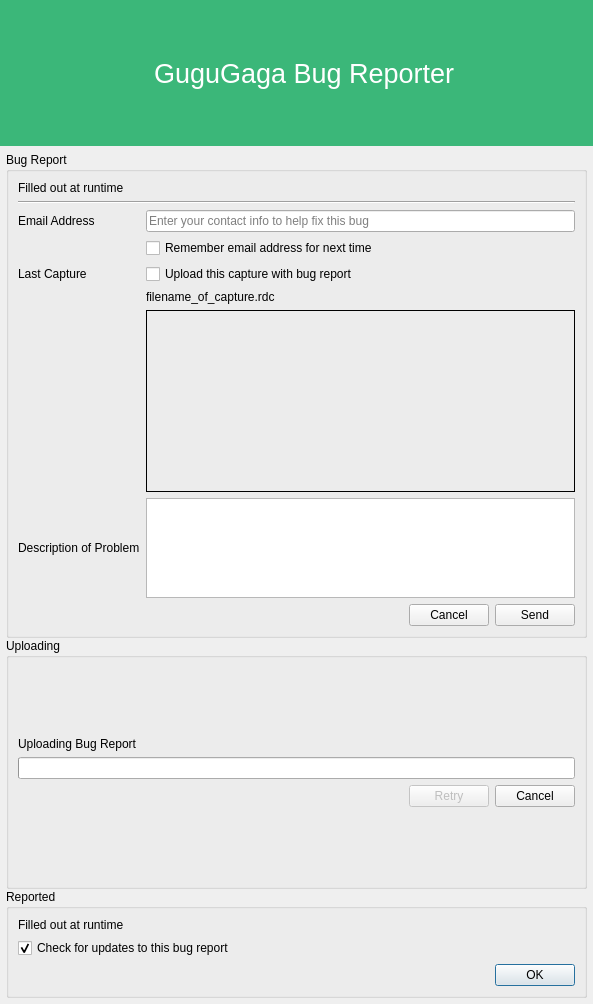
<?xml version="1.0" encoding="UTF-8"?>
<ui version="4.0">
 <class>CrashDialog</class>
 <widget class="QDialog" name="CrashDialog">
  <property name="windowModality">
   <enum>Qt::ApplicationModal</enum>
  </property>
  <property name="geometry">
   <rect>
    <x>0</x>
    <y>0</y>
    <width>593</width>
    <height>1004</height>
   </rect>
  </property>
  <property name="sizePolicy">
   <sizepolicy hsizetype="Fixed" vsizetype="Fixed">
    <horstretch>0</horstretch>
    <verstretch>0</verstretch>
   </sizepolicy>
  </property>
  <property name="windowTitle">
   <string>GuguGaga Bug Reporter</string>
  </property>
  <layout class="QVBoxLayout" name="verticalLayout_4">
   <property name="spacing">
    <number>0</number>
   </property>
   <property name="leftMargin">
    <number>0</number>
   </property>
   <property name="topMargin">
    <number>0</number>
   </property>
   <property name="rightMargin">
    <number>0</number>
   </property>
   <property name="bottomMargin">
    <number>0</number>
   </property>
   <item>
    <widget class="QFrame" name="frame">
     <property name="sizePolicy">
      <sizepolicy hsizetype="Preferred" vsizetype="Minimum">
       <horstretch>0</horstretch>
       <verstretch>0</verstretch>
      </sizepolicy>
     </property>
     <property name="palette">
      <palette>
       <active>
        <colorrole role="WindowText">
         <brush brushstyle="SolidPattern">
          <color alpha="255">
           <red>255</red>
           <green>255</green>
           <blue>255</blue>
          </color>
         </brush>
        </colorrole>
        <colorrole role="Base">
         <brush brushstyle="SolidPattern">
          <color alpha="255">
           <red>255</red>
           <green>255</green>
           <blue>255</blue>
          </color>
         </brush>
        </colorrole>
        <colorrole role="Window">
         <brush brushstyle="SolidPattern">
          <color alpha="255">
           <red>59</red>
           <green>183</green>
           <blue>121</blue>
          </color>
         </brush>
        </colorrole>
       </active>
       <inactive>
        <colorrole role="WindowText">
         <brush brushstyle="SolidPattern">
          <color alpha="255">
           <red>255</red>
           <green>255</green>
           <blue>255</blue>
          </color>
         </brush>
        </colorrole>
        <colorrole role="Base">
         <brush brushstyle="SolidPattern">
          <color alpha="255">
           <red>255</red>
           <green>255</green>
           <blue>255</blue>
          </color>
         </brush>
        </colorrole>
        <colorrole role="Window">
         <brush brushstyle="SolidPattern">
          <color alpha="255">
           <red>59</red>
           <green>183</green>
           <blue>121</blue>
          </color>
         </brush>
        </colorrole>
       </inactive>
       <disabled>
        <colorrole role="WindowText">
         <brush brushstyle="SolidPattern">
          <color alpha="255">
           <red>106</red>
           <green>104</green>
           <blue>100</blue>
          </color>
         </brush>
        </colorrole>
        <colorrole role="Base">
         <brush brushstyle="SolidPattern">
          <color alpha="255">
           <red>59</red>
           <green>183</green>
           <blue>121</blue>
          </color>
         </brush>
        </colorrole>
        <colorrole role="Window">
         <brush brushstyle="SolidPattern">
          <color alpha="255">
           <red>59</red>
           <green>183</green>
           <blue>121</blue>
          </color>
         </brush>
        </colorrole>
       </disabled>
      </palette>
     </property>
     <property name="autoFillBackground">
      <bool>true</bool>
     </property>
     <layout class="QHBoxLayout" name="horizontalLayout">
      <property name="leftMargin">
       <number>20</number>
      </property>
      <property name="rightMargin">
       <number>20</number>
      </property>
      <item>
       <widget class="RDLabel" name="rdocLogo">
        <property name="sizePolicy">
         <sizepolicy hsizetype="Fixed" vsizetype="Fixed">
          <horstretch>0</horstretch>
          <verstretch>0</verstretch>
         </sizepolicy>
        </property>
        <property name="minimumSize">
         <size>
          <width>128</width>
          <height>128</height>
         </size>
        </property>
        <property name="maximumSize">
         <size>
          <width>128</width>
          <height>128</height>
         </size>
        </property>
        <property name="text">
         <string/>
        </property>
        <property name="pixmap">
         <pixmap resource="../../Resources/resources.qrc">:/logo.svg</pixmap>
        </property>
        <property name="scaledContents">
         <bool>true</bool>
        </property>
       </widget>
      </item>
      <item>
       <widget class="QLabel" name="rdocName">
        <property name="sizePolicy">
         <sizepolicy hsizetype="Preferred" vsizetype="Minimum">
          <horstretch>0</horstretch>
          <verstretch>0</verstretch>
         </sizepolicy>
        </property>
        <property name="palette">
         <palette>
          <active/>
          <inactive/>
          <disabled/>
         </palette>
        </property>
        <property name="font">
         <font>
          <pointsize>20</pointsize>
         </font>
        </property>
        <property name="text">
         <string>GuguGaga Bug Reporter</string>
        </property>
       </widget>
      </item>
     </layout>
    </widget>
   </item>
   <item>
    <layout class="QVBoxLayout" name="verticalLayout_3">
     <property name="spacing">
      <number>0</number>
     </property>
     <property name="leftMargin">
      <number>6</number>
     </property>
     <property name="topMargin">
      <number>6</number>
     </property>
     <property name="rightMargin">
      <number>6</number>
     </property>
     <property name="bottomMargin">
      <number>6</number>
     </property>
     <item>
      <widget class="QGroupBox" name="reportGroup">
       <property name="title">
        <string>Bug Report</string>
       </property>
       <layout class="QGridLayout" name="gridLayout">
        <item row="0" column="0" colspan="2">
         <widget class="QLabel" name="reportText">
          <property name="text">
           <string notr="true">Filled out at runtime</string>
          </property>
          <property name="alignment">
           <set>Qt::AlignLeading|Qt::AlignLeft|Qt::AlignTop</set>
          </property>
          <property name="wordWrap">
           <bool>true</bool>
          </property>
          <property name="openExternalLinks">
           <bool>true</bool>
          </property>
         </widget>
        </item>
        <item row="1" column="0" colspan="2">
         <widget class="Line" name="line">
          <property name="orientation">
           <enum>Qt::Horizontal</enum>
          </property>
         </widget>
        </item>
        <item row="3" column="0">
         <widget class="QLabel" name="addressLabel">
          <property name="text">
           <string>Email Address</string>
          </property>
         </widget>
        </item>
        <item row="3" column="1">
         <widget class="QLineEdit" name="email">
          <property name="placeholderText">
           <string>Enter your contact info to help fix this bug</string>
          </property>
         </widget>
        </item>
        <item row="4" column="1">
         <widget class="QCheckBox" name="rememberEmail">
          <property name="text">
           <string>Remember email address for next time</string>
          </property>
         </widget>
        </item>
        <item row="5" column="0">
         <widget class="QLabel" name="captureLabel">
          <property name="text">
           <string>Last Capture</string>
          </property>
         </widget>
        </item>
        <item row="5" column="1">
         <widget class="QCheckBox" name="captureUpload">
          <property name="text">
           <string>Upload this capture with bug report</string>
          </property>
         </widget>
        </item>
        <item row="6" column="1">
         <widget class="QLabel" name="captureFilename">
          <property name="text">
           <string>filename_of_capture.rdc</string>
          </property>
         </widget>
        </item>
        <item row="7" column="1">
         <widget class="QFrame" name="capturePreviewFrame">
          <property name="frameShape">
           <enum>QFrame::Box</enum>
          </property>
          <layout class="QHBoxLayout" name="horizontalLayout_3">
           <property name="spacing">
            <number>0</number>
           </property>
           <property name="leftMargin">
            <number>0</number>
           </property>
           <property name="topMargin">
            <number>0</number>
           </property>
           <property name="rightMargin">
            <number>0</number>
           </property>
           <property name="bottomMargin">
            <number>0</number>
           </property>
           <item>
            <widget class="RDLabel" name="capturePreview">
             <property name="sizePolicy">
              <sizepolicy hsizetype="Fixed" vsizetype="Fixed">
               <horstretch>0</horstretch>
               <verstretch>0</verstretch>
              </sizepolicy>
             </property>
             <property name="minimumSize">
              <size>
               <width>320</width>
               <height>180</height>
              </size>
             </property>
             <property name="maximumSize">
              <size>
               <width>320</width>
               <height>180</height>
              </size>
             </property>
             <property name="scaledContents">
              <bool>true</bool>
             </property>
            </widget>
           </item>
          </layout>
         </widget>
        </item>
        <item row="8" column="0">
         <widget class="QLabel" name="descriptionLabel">
          <property name="text">
           <string>Description of Problem</string>
          </property>
          <property name="wordWrap">
           <bool>true</bool>
          </property>
         </widget>
        </item>
        <item row="8" column="1">
         <widget class="QTextEdit" name="description">
          <property name="sizePolicy">
           <sizepolicy hsizetype="Expanding" vsizetype="Fixed">
            <horstretch>0</horstretch>
            <verstretch>0</verstretch>
           </sizepolicy>
          </property>
          <property name="minimumSize">
           <size>
            <width>0</width>
            <height>100</height>
           </size>
          </property>
          <property name="maximumSize">
           <size>
            <width>16777215</width>
            <height>100</height>
           </size>
          </property>
         </widget>
        </item>
        <item row="9" column="1">
         <widget class="QFrame" name="frame_2">
          <layout class="QHBoxLayout" name="horizontalLayout_2">
           <property name="leftMargin">
            <number>0</number>
           </property>
           <property name="topMargin">
            <number>0</number>
           </property>
           <property name="rightMargin">
            <number>0</number>
           </property>
           <property name="bottomMargin">
            <number>0</number>
           </property>
           <item>
            <spacer name="horizontalSpacer_2">
             <property name="orientation">
              <enum>Qt::Horizontal</enum>
             </property>
             <property name="sizeHint" stdset="0">
              <size>
               <width>40</width>
               <height>20</height>
              </size>
             </property>
            </spacer>
           </item>
           <item>
            <widget class="QPushButton" name="cancel">
             <property name="text">
              <string>Cancel</string>
             </property>
            </widget>
           </item>
           <item>
            <widget class="QPushButton" name="send">
             <property name="text">
              <string>Send</string>
             </property>
            </widget>
           </item>
          </layout>
         </widget>
        </item>
       </layout>
      </widget>
     </item>
     <item>
      <widget class="QGroupBox" name="uploadingGroup">
       <property name="title">
        <string>Uploading</string>
       </property>
       <layout class="QVBoxLayout" name="verticalLayout">
        <item>
         <spacer name="verticalSpacer">
          <property name="orientation">
           <enum>Qt::Vertical</enum>
          </property>
          <property name="sizeHint" stdset="0">
           <size>
            <width>20</width>
            <height>40</height>
           </size>
          </property>
         </spacer>
        </item>
        <item>
         <widget class="QLabel" name="progressText">
          <property name="text">
           <string>Uploading Bug Report</string>
          </property>
          <property name="wordWrap">
           <bool>true</bool>
          </property>
         </widget>
        </item>
        <item>
         <widget class="QProgressBar" name="progressBar"/>
        </item>
        <item>
         <layout class="QHBoxLayout" name="uploadButtonLayout">
          <item>
           <spacer name="horizontalSpacer">
            <property name="orientation">
             <enum>Qt::Horizontal</enum>
            </property>
            <property name="sizeHint" stdset="0">
             <size>
              <width>40</width>
              <height>20</height>
             </size>
            </property>
           </spacer>
          </item>
          <item>
           <widget class="QPushButton" name="uploadRetry">
            <property name="enabled">
             <bool>false</bool>
            </property>
            <property name="text">
             <string>Retry</string>
            </property>
           </widget>
          </item>
          <item>
           <widget class="QPushButton" name="uploadCancel">
            <property name="text">
             <string>Cancel</string>
            </property>
           </widget>
          </item>
         </layout>
        </item>
        <item>
         <spacer name="verticalSpacer_2">
          <property name="orientation">
           <enum>Qt::Vertical</enum>
          </property>
          <property name="sizeHint" stdset="0">
           <size>
            <width>20</width>
            <height>40</height>
           </size>
          </property>
         </spacer>
        </item>
       </layout>
      </widget>
     </item>
     <item>
      <widget class="QGroupBox" name="reportedGroup">
       <property name="title">
        <string>Reported</string>
       </property>
       <layout class="QVBoxLayout" name="verticalLayout_2">
        <item>
         <widget class="QLabel" name="finishedText">
          <property name="text">
           <string notr="true">Filled out at runtime</string>
          </property>
          <property name="alignment">
           <set>Qt::AlignLeading|Qt::AlignLeft|Qt::AlignTop</set>
          </property>
          <property name="wordWrap">
           <bool>true</bool>
          </property>
          <property name="openExternalLinks">
           <bool>true</bool>
          </property>
         </widget>
        </item>
        <item>
         <widget class="QCheckBox" name="checkUpdates">
          <property name="text">
           <string>Check for updates to this bug report</string>
          </property>
          <property name="checked">
           <bool>true</bool>
          </property>
         </widget>
        </item>
        <item>
         <widget class="QDialogButtonBox" name="buttonBox">
          <property name="standardButtons">
           <set>QDialogButtonBox::Ok</set>
          </property>
         </widget>
        </item>
       </layout>
      </widget>
     </item>
    </layout>
   </item>
  </layout>
 </widget>
 <customwidgets>
  <customwidget>
   <class>RDLabel</class>
   <extends>QLabel</extends>
   <header>Widgets/Extended/RDLabel.h</header>
  </customwidget>
 </customwidgets>
 <resources>
  <include location="../../Resources/resources.qrc"/>
 </resources>
 <connections/>
</ui>
